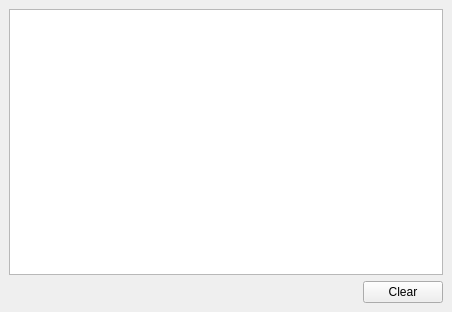
<?xml version="1.0" encoding="UTF-8"?>
<ui version="4.0">
 <class>MainWindow</class>
 <widget class="QMainWindow" name="MainWindow">
  <property name="geometry">
   <rect>
    <x>0</x>
    <y>0</y>
    <width>452</width>
    <height>312</height>
   </rect>
  </property>
  <property name="windowTitle">
   <string>qSniff</string>
  </property>
  <widget class="QWidget" name="centralwidget">
   <layout class="QVBoxLayout" name="verticalLayout">
    <item>
     <widget class="QListWidget" name="listWidget"/>
    </item>
    <item>
     <layout class="QHBoxLayout" name="horizontalLayout">
      <item>
       <spacer name="horizontalSpacer">
        <property name="orientation">
         <enum>Qt::Horizontal</enum>
        </property>
        <property name="sizeHint" stdset="0">
         <size>
          <width>40</width>
          <height>20</height>
         </size>
        </property>
       </spacer>
      </item>
      <item>
       <widget class="QPushButton" name="pushButton">
        <property name="maximumSize">
         <size>
          <width>100</width>
          <height>16777215</height>
         </size>
        </property>
        <property name="text">
         <string>Clear</string>
        </property>
       </widget>
      </item>
     </layout>
    </item>
   </layout>
  </widget>
 </widget>
 <resources/>
 <connections/>
</ui>
